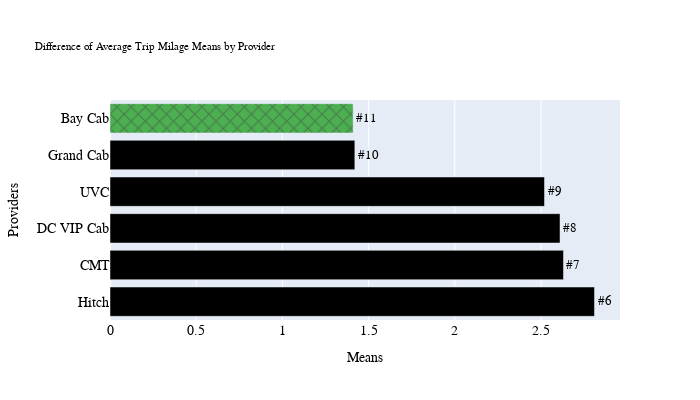

This figure's notebook cell:
### Code cell
# change plot size, text font, marker shape, and color 
if milage_ranking[chosen] < 6:
    bottom_top_index = [0,5]
elif milage_ranking[chosen] >= 6:
    bottom_top_index = [5,11]


fig2 = go.Figure()
fig2.add_trace(go.Bar(x= milage_data.values[bottom_top_index[0]:bottom_top_index[1]], y= milage_data.keys()[bottom_top_index[0]:bottom_top_index[1]],orientation= 'h',
                      text = [f'#{milage_ranking[i]}' for i in milage_data.keys()][bottom_top_index[0]:bottom_top_index[1]],textposition="outside",marker_pattern_shape = design_matrix))
fig2.update_traces(marker = dict(color = color_matrix), textfont=dict(family="verdana, sans-serif", size=13))
fig2.update_layout(
    height = 400,
    width = 700,
    title = "Difference of Average Trip Milage Means by Provider",
    xaxis=dict(
        title='Means',
        title_font=dict(size=14, family="verdana, sans-serif"),
        tickfont=dict(size=14, family="verdana, sans-serif")  # Set the font size of the tick labels
    ),
    yaxis=dict(
        title='Providers',
        title_font=dict(size=14, family="verdana, sans-serif"),
        tickfont=dict(size=14, family="verdana, sans-serif")  # Set the font size of the tick labels
    ),
    font=dict(family="verdana, sans-serif", size=8, color="Black")
)

### Figure 1 — Plotly figure (JSON) as saved in the notebook; plotly's stock layout.template omitted (floating-point values rounded to 4 significant figures)
{"data": [{"marker": {"color": ["#000000", "#000000", "#000000", "#000000", "#000000", "#4CAF50"], "pattern": {"shape": ["", "", "", "", "", "x"]}}, "orientation": "h", "text": ["#6", "#7", "#8", "#9", "#10", "#11"], "textfont": {"family": "verdana, sans-serif", "size": 13}, "textposition": "outside", "type": "bar", "x": [2.81, 2.63, 2.61, 2.52, 1.42, 1.41], "y": ["Hitch", "CMT", "DC VIP Cab", "UVC", "Grand Cab", "Bay Cab"]}], "layout": {"font": {"color": "Black", "family": "verdana, sans-serif", "size": 8}, "height": 400, "title": {"text": "Difference of Average Trip Milage Means by Provider"}, "width": 700, "xaxis": {"tickfont": {"family": "verdana, sans-serif", "size": 14}, "title": {"font": {"family": "verdana, sans-serif", "size": 14}, "text": "Means"}}, "yaxis": {"tickfont": {"family": "verdana, sans-serif", "size": 14}, "title": {"font": {"family": "verdana, sans-serif", "size": 14}, "text": "Providers"}}}}
